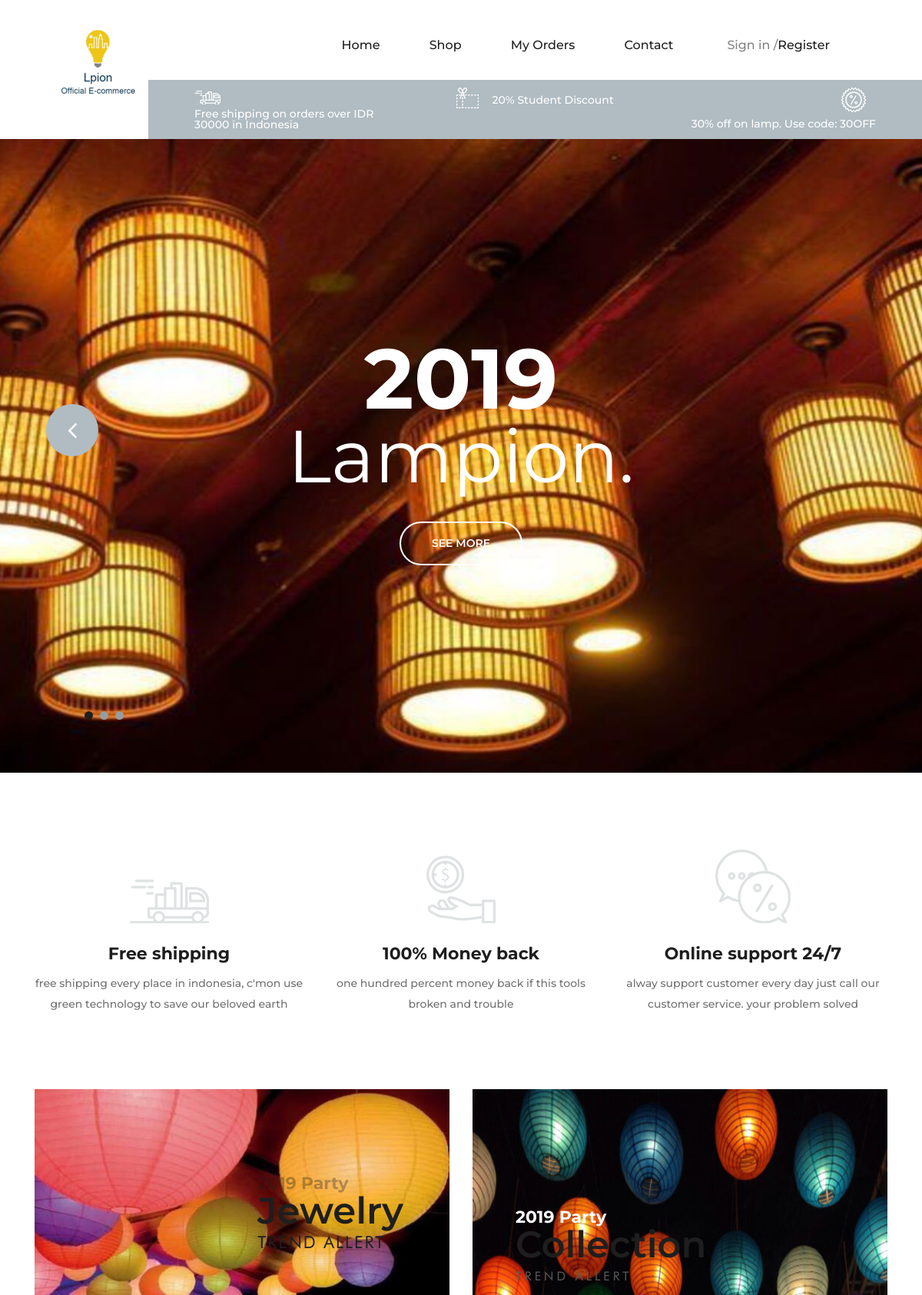
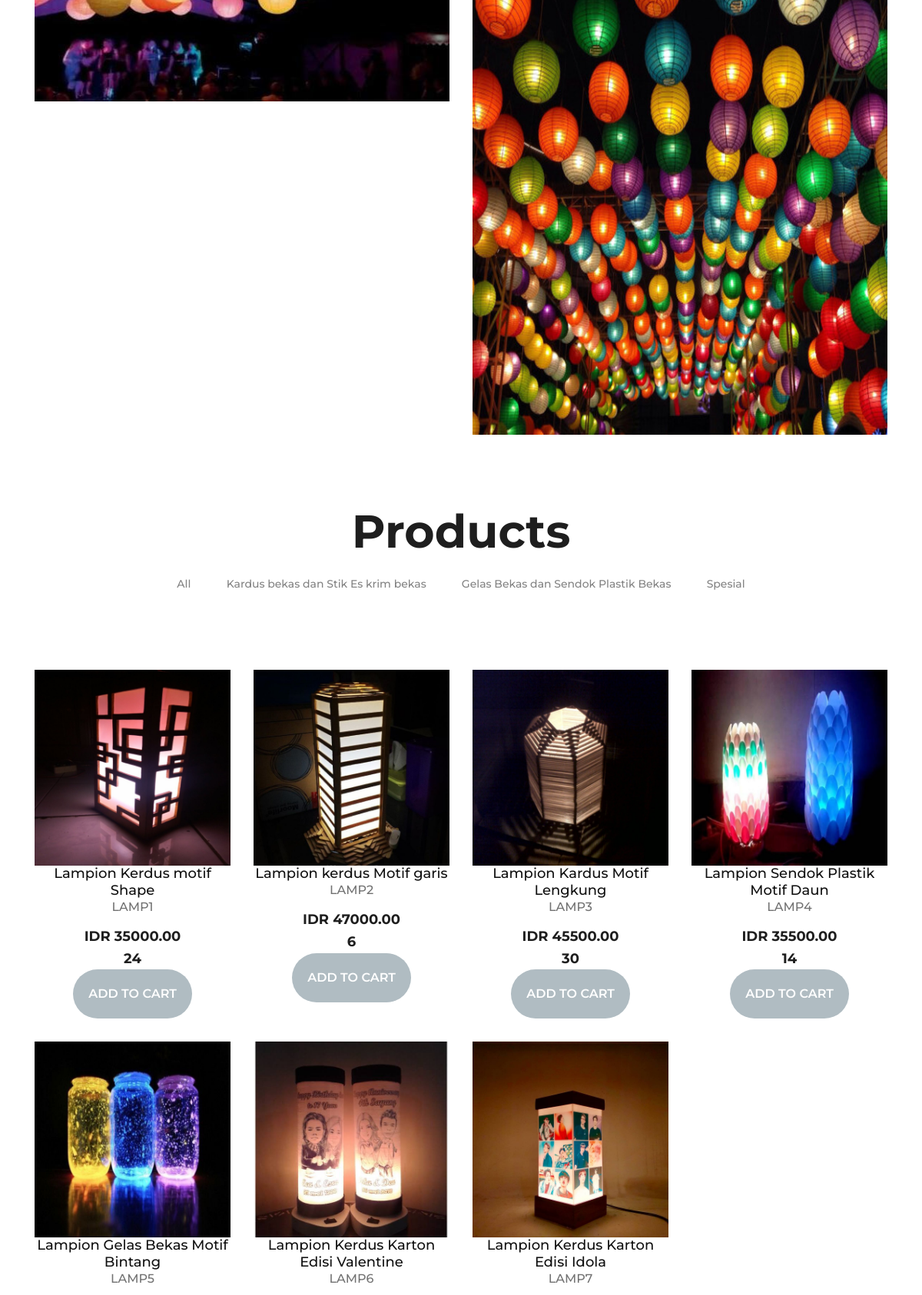
The page / (upper part) on the database its author committed (2 pictures, top to bottom).
### tables this page shows
CREATE TABLE `products` (
  `id` int(11) NOT NULL,
  `product_code` varchar(60) NOT NULL,
  `product_name` varchar(60) NOT NULL,
  `product_img_name` varchar(60) NOT NULL,
  `qty` int(5) NOT NULL,
  `price` decimal(10,2) NOT NULL
);

### index.php (the view, shortened to what this page needs)
<?php
include 'config.php';
?>
<!DOCTYPE html>
<html lang="zxx">
<head>
    <link rel="stylesheet" href="css/bootstrap.min.css" type="text/css">
    <link rel="stylesheet" href="css/font-awesome.min.css" type="text/css">
    <link rel="stylesheet" href="css/nice-select.css" type="text/css">
    <link rel="stylesheet" href="css/owl.carousel.min.css" type="text/css">
    <link rel="stylesheet" href="css/magnific-popup.css" type="text/css">
    <link rel="stylesheet" href="css/slicknav.min.css" type="text/css">
    <link rel="stylesheet" href="css/style.css" type="text/css">
</head>
<body>
    <header class="header-section">
        <div class="container-fluid">
            <div class="inner-header">
                <div class="logo">
                    <a href="./index.php"><img src="img/logo2.png" alt=""></a>
                </div>
                <div class="user-access">
                <?php
                    if(isset($_SESSION['username'])){
                        echo '<a href="account.php">My Account /</a>';
                        echo '<a href="logout.php">Log Out</a>';
                    }
                    else{
                        echo '<a href="login.php" class="in">Sign in /</a>';
                        echo '<a href="register.php">Register</a>';
                    }
                ?>
                </div>
                <nav class="main-menu mobile-menu">
                    <ul>
                        <li><a href="./index.php">Home</a></li>
                        <li><a href="./categories.php">Shop</a>
                        </li>
                        <li><a href="./orders.php">My Orders</a></li>
                        <li><a href="./contact.php">Contact</a></li>
                    </ul>
                </nav>
            </div>
        </div>
    </header>
    <div class="header-info">
        <div class="container-fluid">
            <div class="row">
                <div class="col-md-4">
                    <div class="header-item">
                        <img src="img/icons/delivery.png" alt="">
                        <p>Free shipping on orders over IDR 30000 in Indonesia</p>
                    </div>
                </div>
                <div class="col-md-4 text-left text-lg-center">
                    <div class="header-item">
                        <img src="img/icons/voucher.png" alt="">
                        <p>20% Student Discount</p>
                    </div>
                </div>
                <div class="col-md-4 text-left text-xl-right">
                    <div class="header-item">
                    <img src="img/icons/sales.png" alt="">
                    <p>30% off on lamp. Use code: 30OFF</p>
                </div>
                </div>
            </div>
        </div>
    </div>
    <section class="hero-slider">
        <div class="hero-items owl-carousel">
            <div class="single-slider-item set-bg" data-setbg="img/slider-4.jpg">
                <div class="container">
                    <div class="row">
                        <div class="col-lg-12">
                            <h1>2019</h1>
                            <h2>Lampion.</h2>
                            <a href="#" class="primary-btn">See More</a>
                        </div>
                    </div>
                </div>
            </div>
        </div>
    </section>
    <section class="features-section spad">
        <div class="features-ads">
            <div class="container">
                <div class="row">
                    <div class="col-lg-4">
                        <div class="single-features-ads first">
                            <img src="img/icons/f-delivery.png" alt="">
                            <h4>Free shipping</h4>
                            <p>free shipping every place in indonesia, c'mon use green technology to save our beloved earth </p>
                        </div>
                    </div>
                    <div class="col-lg-4">
                        <div class="single-features-ads second">
                            <img src="img/icons/coin.png" alt="">
                            <h4>100% Money back </h4>
                            <p>one hundred percent money back if this tools broken and trouble</p>
                        </div>
                    </div>
                    <div class="col-lg-4">
                        <div class="single-features-ads">
                            <img src="img/icons/chat.png" alt="">
                            <h4>Online support 24/7</h4>
                            <p>alway support customer every day just call our customer service. your problem solved </p>
                        </div>
                    </div>
                </div>
            </div>
        </div>
        <div class="features-box">
            <div class="container">
                <div class="row">
                    <div class="col-lg-6">
                        <div class="row">
                            <div class="col-lg-12">
                                <div class="single-box-item first-box">
                                    <img src="img/f-box-6.jpg" alt="">
                                    <div class="box-text">
                                        <span class="trend-year">2019 Party</span>
                                        <h2>Jewelry</h2>
                                        <span class="trend-alert">Trend Allert</span>
                                    </div>
                                </div>
                            </div>
                        </div>
                    </div>
                    <div class="col-lg-6">
                        <div class="single-box-item second-box">
                            <img src="img/f-box-4.jpg" alt="">
                            <div class="box-text">
                                <span class="trend-year">2019 Party</span>
                                <h2>Collection</h2>
                                <div class="trend-alert">Trend Allert</div>
                            </div>
                        </div>
                    </div>
                </div>
            </div>
        </div>
    </section>
    <section class="latest-products spad">
        <div class="container">
            <div class="product-filter">
                <div class="row">
                    <div class="col-lg-12 text-center">
                        <div class="section-title">
                            <h2>Products</h2>
                        </div>
                        <ul class="product-controls">
                            <li data-filter="*">All</li>
                            <li data-filter=".dresses">Kardus bekas dan Stik Es krim bekas</li>
                            <li data-filter=".bags">Gelas Bekas dan Sendok Plastik Bekas</li>
                            <li data-filter=".shoes">Spesial</li>
                        </ul>
                    </div>
                </div>
            </div>
            <div class="row" id="product-list">
                <div class="col-lg-3 col-sm-6 mix all dresses ">
                <div class="single-product-item">
                    <?php
                        $result = $mysqli->query('SELECT * FROM products where id = 1');
                        if($result) {
                           $obj = $result->fetch_object();
                          echo '<div class="product-text">';
                          echo '<a href=""><img src="Admin/img/' .$obj->product_img_name.'" alt=""></a>';
                          echo '<h5>' .$obj->product_name.'</h5>';
                          echo '<h6>' .$obj->product_code.'</h6>';
                          echo '<p>IDR ' .$obj->price.'</p>';
                          echo '<p> ' .$obj->qty.'</p>';
                          if($obj->qty > 0){
                            echo '<a href="update-cart.php?action=add&id='.$obj->id.'" ><input type="submit" value="Add To Cart" class="primary-btn look-btn"style ="clear:both; background: #B0BCC2; border: none; color: #fff; font-size: 1em; padding: 20px;" ></a>';
                          }
                          else {
                            echo 'Out Of Stock!';
                          }
                          echo '</div>';
                    }
                    ?>
                    </div>
                </div>
                <div class="col-lg-3 col-sm-6 mix all dresses">
                <div class="single-product-item">
                    <?php
                        $result = $mysqli->query('SELECT * FROM products where id = 2');
                        if($result) {
                           $obj = $result->fetch_object();
                          echo '<div class="product-text">';
                          echo '<a href=""><img src="Admin/img/' .$obj->product_img_name.'" alt=""></a>';
                          echo '<h5>' .$obj->product_name.'</h5>';
                          echo '<h6>' .$obj->product_code.'</h6>';
                          echo '<p>IDR ' .$obj->price.'</p>';
                          echo '<p> ' .$obj->qty.'</p>';
                          if($obj->qty > 0){
                            echo '<a href="update-cart.php?action=add&id='.$obj->id.'" ><input type="submit" value="Add To Cart" class="primary-btn look-btn"style ="clear:both; background: #B0BCC2; border: none; color: #fff; font-size: 1em; padding: 20px;" ></a>';
                          }
                          else {
                            echo 'Out Of Stock!';
                          }
                          echo '</div>';
                    }
                    ?>
                    </div>
                </div>
                <div class="col-lg-3 col-sm-6 mix all dresses ">
                <div class="single-product-item">
                    <?php
                        $result = $mysqli->query('SELECT * FROM products where id =3');
                        if($result) {
                           $obj = $result->fetch_object();
                          echo '<div class="product-text">';
                          echo '<a href=""><img src="Admin/img/' .$obj->product_img_name.'" alt=""></a>';
                          echo '<h5>' .$obj->product_name.'</h5>';
                          echo '<h6>' .$obj->product_code.'</h6>';
                          echo '<p>IDR ' .$obj->price.'</p>';
                          echo '<p> ' .$obj->qty.'</p>';
                          if($obj->qty > 0){
                            echo '<a href="update-cart.php?action=add&id='.$obj->id.'" ><input type="submit" value="Add To Cart" class="primary-btn look-btn"style ="clear:both; background: #B0BCC2; border: none; color: #fff; font-size: 1em; padding: 20px;" ></a>';
                          }
                          else {
                            echo 'Out Of Stock!';
                          }
                          echo '</div>';
                    }
                    ?>
                    </div>
                </div>
                <div class="col-lg-3 col-sm-6 mix all bags ">
                <div class="single-product-item">
                    <?php
                        $result = $mysqli->query('SELECT * FROM products where id =4');
                        if($result) {
                           $obj = $result->fetch_object();
                          echo '<div class="product-text">';
                          echo '<a href=""><img src="Admin/img/' .$obj->product_img_name.'" alt=""></a>';
                          echo '<h5>' .$obj->product_name.'</h5>';
                          echo '<h6>' .$obj->product_code.'</h6>';
                          echo '<p>IDR ' .$obj->price.'</p>';
                          echo '<p> ' .$obj->qty.'</p>';
                          if($obj->qty > 0){
                            echo '<a href="update-cart.php?action=add&id='.$obj->id.'" ><input type="submit" value="Add To Cart" class="primary-btn look-btn"style ="clear:both; background: #B0BCC2; border: none; color: #fff; font-size: 1em; padding: 20px;" ></a>';
                          }
                          else {
                            echo 'Out Of Stock!';
                          }
                          echo '</div>';
                    }
                    ?>
                    </div>
                </div>
                <div class="col-lg-3 col-sm-6 mix all bags">
                <div class="single-product-item">
                    <?php
                        $result = $mysqli->query('SELECT * FROM products where id =5');
                        if($result) {
                           $obj = $result->fetch_object();
                          echo '<div class="product-text">';
                          echo '<a href=""><img src="Admin/img/' .$obj->product_img_name.'" alt=""></a>';
                          echo '<h5>' .$obj->product_name.'</h5>';
                          echo '<h6>' .$obj->product_code.'</h6>';
                          echo '</div>';
                    }
                    ?>
                    </div>
                </div>
                <div class="col-lg-3 col-sm-6 mix all shoes">
                <div class="single-product-item">
                    <?php
                        $result = $mysqli->query('SELECT * FROM products where id =6');
                        if($result) {
                           $obj = $result->fetch_object();
                          echo '<div class="product-text">';
                          echo '<a href=""><img src="Admin/img/' .$obj->product_img_name.'" alt=""></a>';
                          echo '<h5>' .$obj->product_name.'</h5>';
                          echo '<h6>' .$obj->product_code.'</h6>';
                          echo '</div>';
                    }
                    ?>
                    </div>
                </div>
                <div class="col-lg-3 col-sm-6 mix all shoes ">
                <div class="single-product-item">
                    <?php
                        $result = $mysqli->query('SELECT * FROM products where id =7');
                        if($result) {
                           $obj = $result->fetch_object();
                          echo '<div class="product-text">';
                          echo '<a href=""><img src="Admin/img/' .$obj->product_img_name.'" alt=""></a>';
                          echo '<h5>' .$obj->product_name.'</h5>';
                          echo '<h6>' .$obj->product_code.'</h6>';
                          echo '</div>';
                    }
                    ?>
                    </div>
                </div>
            </div>
        </div>
    </section>
</body>
</html>

### rows shown on the page
products: product_img_name (picture), product_name "Lampion Kerdus motif Shape", product_code "LAMP1", price "35000.00", qty "24"
products: product_img_name (picture), product_name "Lampion kerdus Motif garis", product_code "LAMP2", price "47000.00", qty "6"
products: product_img_name (picture), product_name "Lampion Kardus Motif Lengkung", product_code "LAMP3", price "45500.00", qty "30"
products: product_img_name (picture), product_name "Lampion Sendok Plastik Motif Daun", product_code "LAMP4", price "35500.00", qty "14"
products: product_img_name (picture), product_name "Lampion Gelas Bekas Motif Bintang", product_code "LAMP5"
products: product_img_name (picture), product_name "Lampion Kerdus Karton Edisi Valentine", product_code "LAMP6"
products: product_img_name (picture), product_name "Lampion Kerdus Karton Edisi Idola", product_code "LAMP7"
